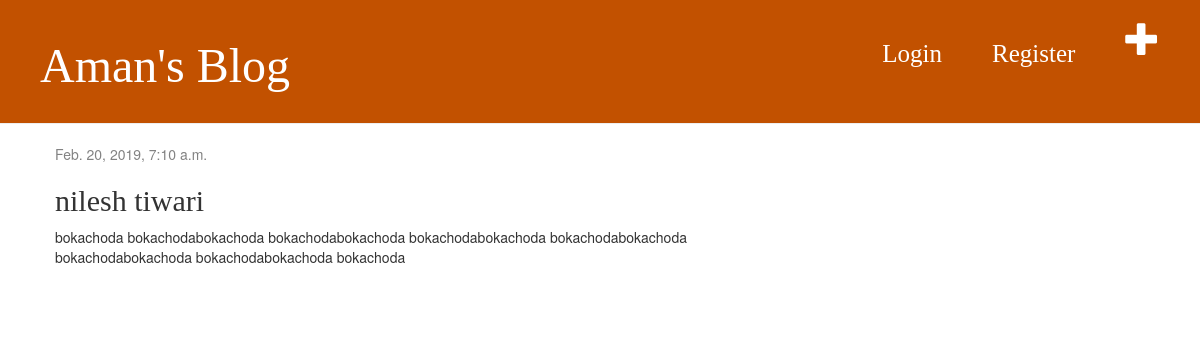
/post/2/, run on an earlier commit of the app's database.
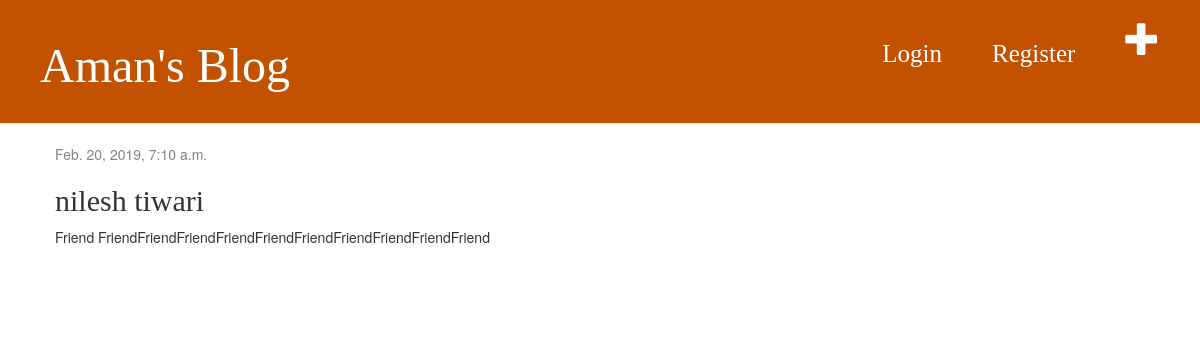
And on a later commit of the database.
### mypoll/models.py (models this page shows, shortened)
class Post(models.Model):
    author = models.ForeignKey(settings.AUTH_USER_MODEL, on_delete=models.CASCADE)
    title = models.CharField(max_length=200)
    text = models.TextField()
    created_date = models.DateTimeField(default=timezone.now)
    published_date = models.DateTimeField(blank=True, null=True)

### mypoll/views.py (the view)
# urls.py: path('post/<int:pk>/', views.post_detail, name='post_detail'),
def post_detail(request,pk):
    post=get_object_or_404(Post,pk=pk)
    return render(request, 'mypoll/post_detail.html', {'post': post})

### mypoll/templates/mypoll/post_detail.html
{% extends 'mypoll/base.html' %}
{% block content %}
    <div class="post">
        {% if post.published_date %}
            <div class="date">
                {{ post.published_date }}
            </div>
        {% endif %}
        <h2>{{ post.title }}</h2>
        <p>{{ post.text|linebreaksbr }}</p>
    </div>
{% endblock %}

What changed in the data, as far as the page shows it:
changed Post "nilesh tiwari": text "bokachoda bokachodabokachoda bokachodabokachoda bokachodabokachoda bokachodabokachoda bokachodabokachoda bokachodabokachoda bokachoda" → "Friend FriendFriendFriendFriendFriendFriendFriendFriendFriendFriend"
